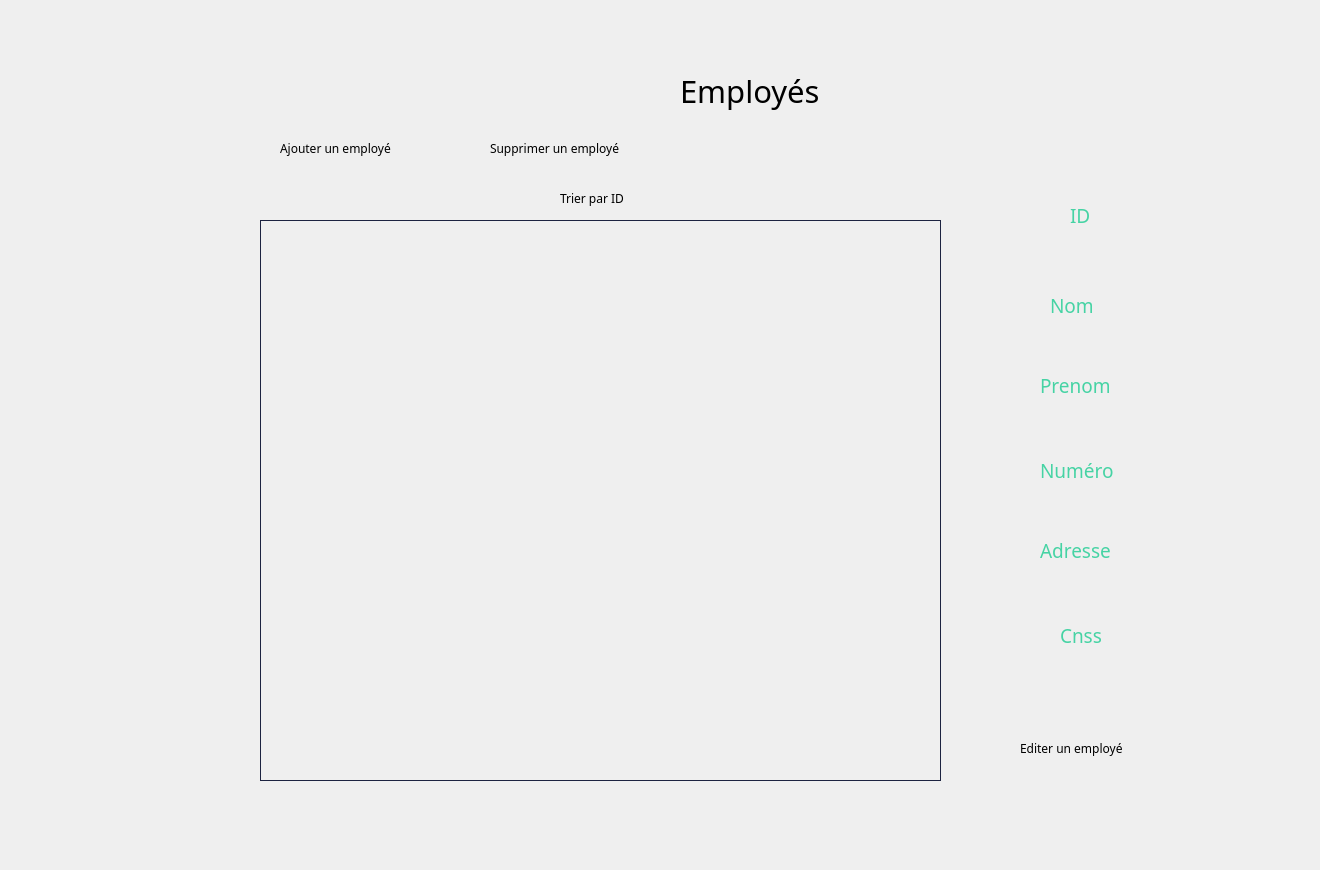
    <widget class="QWidget" name="page_15">
     <property name="styleSheet">
      <string notr="true"/>
     </property>
     <widget class="QTableView" name="emp">
      <property name="geometry">
       <rect>
        <x>260</x>
        <y>220</y>
        <width>681</width>
        <height>561</height>
       </rect>
      </property>
      <property name="styleSheet">
       <string notr="true">QTableView{
	background-color: transparent;
	gridline-color: #606060;
	color: #000000;
	alternate-background-color: #b5b5b1;
	border : 1px solid #1c2340;
	qproperty-defaultAlignment: AlignHCenter;
}
QTableView::item:focus
{
  	background-color: #939393;
	font-weight: 500;
}
QTableView::item
{
   text-align: center;
qproperty-defaultAlignment: AlignHCenter;
}

QHeaderView {
	background-color: #6ac6ad;
	qproperty-defaultAlignment: AlignHCenter;
 }
QHeaderView::section {
                     spacing: 10px;
                     background-color: #6ac6ad;
                     color: #757575;
                     margin: 1px;
					 border: 0;
                     text-align: center;
                     font-family: arial;
                     font-size: 12px;
 }

QTableView QTableCornerButton::section {
    background-color: #6ac6ad;
}</string>
      </property>
     </widget>
     <widget class="QPushButton" name="abab">
      <property name="geometry">
       <rect>
        <x>1130</x>
        <y>730</y>
        <width>91</width>
        <height>41</height>
       </rect>
      </property>
      <property name="styleSheet">
       <string notr="true">QPushButton {
	font-weight: 500;
	text-align: center;
    vertical-align: middle;
	background-color: transparent;
	padding: 5px 15px 15px 20px;
    color: #fff;
	font-size: 11px;
	border : 0;
	border-right: 3px solid transparent;
 	background-position: center top;
    background-repeat: no-repeat;
    background-origin: content;
    background-image: url(&quot;C:/Users/hp/Desktop/anglais/projet c++ design/edit1.png&quot;);
}

QPushButton:hover {
	color: #ffffff;
	font-weight: 500;
	background-image: url(&quot;C:/Users/hp/Desktop/anglais/projet c++ design/edit2.png&quot;);
}</string>
      </property>
      <property name="text">
       <string/>
      </property>
     </widget>
     <widget class="QPushButton" name="supppp">
      <property name="geometry">
       <rect>
        <x>630</x>
        <y>130</y>
        <width>93</width>
        <height>28</height>
       </rect>
      </property>
      <property name="styleSheet">
       <string notr="true">QPushButton {
	font-weight: 500;
	text-align: center;
    vertical-align: middle;
	background-color: transparent;
	padding: 5px 15px 15px 20px;
    color: #fff;
	font-size: 11px;
	border : 0;
	border-right: 3px solid transparent;
 	background-position: center top;
    background-repeat: no-repeat;
    background-origin: content;
    background-image: url(&quot;C:/Users/hp/Desktop/anglais/projet c++ design/minus1.png&quot;);
}

QPushButton:hover {
	color: #ffffff;
	font-weight: 500;
	background-image: url(&quot;C:/Users/hp/Desktop/anglais/projet c++ design/minus2.png&quot;);
}</string>
      </property>
      <property name="text">
       <string/>
      </property>
     </widget>
     <widget class="QLineEdit" name="lineEdit_modif_nom">
      <property name="geometry">
       <rect>
        <x>990</x>
        <y>330</y>
        <width>191</width>
        <height>22</height>
       </rect>
      </property>
      <property name="styleSheet">
       <string notr="true"> background-color: Transparent;
 border: none;</string>
      </property>
     </widget>
     <widget class="QLineEdit" name="lineEdit_modif_prenom">
      <property name="geometry">
       <rect>
        <x>990</x>
        <y>410</y>
        <width>191</width>
        <height>22</height>
       </rect>
      </property>
      <property name="styleSheet">
       <string notr="true"> background-color: Transparent;
 border: none;</string>
      </property>
     </widget>
     <widget class="QLineEdit" name="lineEdit_modif_adresse">
      <property name="geometry">
       <rect>
        <x>1000</x>
        <y>575</y>
        <width>181</width>
        <height>22</height>
       </rect>
      </property>
      <property name="styleSheet">
       <string notr="true"> background-color: Transparent;
 border: none;</string>
      </property>
     </widget>
     <widget class="QLineEdit" name="lineEdit_modif_num">
      <property name="geometry">
       <rect>
        <x>1000</x>
        <y>495</y>
        <width>181</width>
        <height>22</height>
       </rect>
      </property>
      <property name="styleSheet">
       <string notr="true"> background-color: Transparent;
 border: none;</string>
      </property>
     </widget>
     <widget class="QLineEdit" name="lineEdit_faza_id">
      <property name="geometry">
       <rect>
        <x>1000</x>
        <y>245</y>
        <width>181</width>
        <height>22</height>
       </rect>
      </property>
      <property name="styleSheet">
       <string notr="true"> background-color: Transparent;
 border: none;</string>
      </property>
     </widget>
     <widget class="QLineEdit" name="lineEdit_modif_cnss">
      <property name="geometry">
       <rect>
        <x>1000</x>
        <y>660</y>
        <width>171</width>
        <height>22</height>
       </rect>
      </property>
      <property name="styleSheet">
       <string notr="true"> background-color: Transparent;
 border: none;</string>
      </property>
     </widget>
     <widget class="QPushButton" name="trieeeee">
      <property name="geometry">
       <rect>
        <x>630</x>
        <y>180</y>
        <width>81</width>
        <height>41</height>
       </rect>
      </property>
      <property name="styleSheet">
       <string notr="true">QPushButton {
	font-weight: 500;
	text-align: center;
    vertical-align: middle;
	background-color: transparent;
	padding: 5px 15px 15px 20px;
    color: #fff;
	font-size: 11px;
	border : 0;
	border-right: 3px solid transparent;
 	background-position: center top;
    background-repeat: no-repeat;
    background-origin: content;
    background-image: url(&quot;C:/Users/hp/Desktop/anglais/projet c++ design/ok1.png&quot;);
}

QPushButton:hover {
	color: #ffffff;
	font-weight: 500;
	background-image: url(&quot;C:/Users/hp/Desktop/anglais/projet c++ design/ok2.png&quot;);
}</string>
      </property>
      <property name="text">
       <string/>
      </property>
     </widget>
     <widget class="QLineEdit" name="recherchee">
      <property name="geometry">
       <rect>
        <x>320</x>
        <y>180</y>
        <width>181</width>
        <height>31</height>
       </rect>
      </property>
      <property name="styleSheet">
       <string notr="true"> background-color: Transparent;
 border: none;</string>
      </property>
     </widget>
     <widget class="QPushButton" name="congeee">
      <property name="geometry">
       <rect>
        <x>60</x>
        <y>360</y>
        <width>171</width>
        <height>71</height>
       </rect>
      </property>
      <property name="styleSheet">
       <string notr="true">QPushButton {
	font-weight: 500;
	text-align: center;
    vertical-align: middle;
	background-color: transparent;
	padding: 5px 15px 15px 20px;
    color: #fff;
	font-size: 11px;
	border : 0;
	border-right: 3px solid transparent;
 	background-position: center top;
    background-repeat: no-repeat;
    background-origin: content;
    background-image: url(&quot;C:/Users/hp/Desktop/anglais/projet c++ design/calendrier1.png&quot;);
}

QPushButton:hover {
	color: #ffffff;
	font-weight: 500;
	background-image: url(&quot;C:/Users/hp/Desktop/anglais/projet c++ design/calendrier2.png&quot;);
}</string>
      </property>
      <property name="text">
       <string/>
      </property>
     </widget>
     <widget class="QLabel" name="label_598">
      <property name="geometry">
       <rect>
        <x>-20</x>
        <y>-30</y>
        <width>1311</width>
        <height>861</height>
       </rect>
      </property>
      <property name="text">
       <string/>
      </property>
      <property name="pixmap">
       <pixmap>../../Desktop/anglais/projet c++ design/bg2.png</pixmap>
      </property>
      <property name="scaledContents">
       <bool>true</bool>
      </property>
     </widget>
     <widget class="QLabel" name="label_599">
      <property name="geometry">
       <rect>
        <x>680</x>
        <y>50</y>
        <width>301</width>
        <height>81</height>
       </rect>
      </property>
      <property name="font">
       <font>
        <family>Montserrat Alternates</family>
        <pointsize>23</pointsize>
       </font>
      </property>
      <property name="text">
       <string>Employés</string>
      </property>
     </widget>
     <widget class="QLabel" name="label_285">
      <property name="geometry">
       <rect>
        <x>1070</x>
        <y>200</y>
        <width>111</width>
        <height>31</height>
       </rect>
      </property>
      <property name="font">
       <font>
        <family>Montserrat Alternates</family>
        <pointsize>14</pointsize>
        <weight>50</weight>
        <bold>false</bold>
       </font>
      </property>
      <property name="styleSheet">
       <string notr="true">color: rgb(70, 211, 164);</string>
      </property>
      <property name="text">
       <string>ID</string>
      </property>
     </widget>
     <widget class="QLabel" name="label_600">
      <property name="geometry">
       <rect>
        <x>970</x>
        <y>220</y>
        <width>231</width>
        <height>71</height>
       </rect>
      </property>
      <property name="text">
       <string/>
      </property>
      <property name="pixmap">
       <pixmap>../../Downloads/saisir.png</pixmap>
      </property>
      <property name="scaledContents">
       <bool>true</bool>
      </property>
     </widget>
     <widget class="QLabel" name="label_601">
      <property name="geometry">
       <rect>
        <x>970</x>
        <y>305</y>
        <width>231</width>
        <height>71</height>
       </rect>
      </property>
      <property name="text">
       <string/>
      </property>
      <property name="pixmap">
       <pixmap>../../Downloads/saisir.png</pixmap>
      </property>
      <property name="scaledContents">
       <bool>true</bool>
      </property>
     </widget>
     <widget class="QLabel" name="label_602">
      <property name="geometry">
       <rect>
        <x>970</x>
        <y>385</y>
        <width>231</width>
        <height>71</height>
       </rect>
      </property>
      <property name="text">
       <string/>
      </property>
      <property name="pixmap">
       <pixmap>../../Downloads/saisir.png</pixmap>
      </property>
      <property name="scaledContents">
       <bool>true</bool>
      </property>
     </widget>
     <widget class="QLabel" name="label_603">
      <property name="geometry">
       <rect>
        <x>970</x>
        <y>470</y>
        <width>231</width>
        <height>71</height>
       </rect>
      </property>
      <property name="text">
       <string/>
      </property>
      <property name="pixmap">
       <pixmap>../../Downloads/saisir.png</pixmap>
      </property>
      <property name="scaledContents">
       <bool>true</bool>
      </property>
     </widget>
     <widget class="QLabel" name="label_604">
      <property name="geometry">
       <rect>
        <x>970</x>
        <y>550</y>
        <width>231</width>
        <height>71</height>
       </rect>
      </property>
      <property name="text">
       <string/>
      </property>
      <property name="pixmap">
       <pixmap>../../Downloads/saisir.png</pixmap>
      </property>
      <property name="scaledContents">
       <bool>true</bool>
      </property>
     </widget>
     <widget class="QLabel" name="label_605">
      <property name="geometry">
       <rect>
        <x>970</x>
        <y>635</y>
        <width>231</width>
        <height>71</height>
       </rect>
      </property>
      <property name="text">
       <string/>
      </property>
      <property name="pixmap">
       <pixmap>../../Downloads/saisir.png</pixmap>
      </property>
      <property name="scaledContents">
       <bool>true</bool>
      </property>
     </widget>
     <widget class="QLabel" name="label_286">
      <property name="geometry">
       <rect>
        <x>1050</x>
        <y>290</y>
        <width>131</width>
        <height>31</height>
       </rect>
      </property>
      <property name="font">
       <font>
        <family>Montserrat Alternates</family>
        <pointsize>14</pointsize>
        <weight>50</weight>
        <bold>false</bold>
       </font>
      </property>
      <property name="styleSheet">
       <string notr="true">color: rgb(70, 211, 164);</string>
      </property>
      <property name="text">
       <string>Nom</string>
      </property>
     </widget>
     <widget class="QLabel" name="label_287">
      <property name="geometry">
       <rect>
        <x>1040</x>
        <y>370</y>
        <width>131</width>
        <height>31</height>
       </rect>
      </property>
      <property name="font">
       <font>
        <family>Montserrat Alternates</family>
        <pointsize>14</pointsize>
        <weight>50</weight>
        <bold>false</bold>
       </font>
      </property>
      <property name="styleSheet">
       <string notr="true">color: rgb(70, 211, 164);</string>
      </property>
      <property name="text">
       <string>Prenom</string>
      </property>
     </widget>
     <widget class="QLabel" name="label_288">
      <property name="geometry">
       <rect>
        <x>1040</x>
        <y>455</y>
        <width>131</width>
        <height>31</height>
       </rect>
      </property>
      <property name="font">
       <font>
        <family>Montserrat Alternates</family>
        <pointsize>14</pointsize>
        <weight>50</weight>
        <bold>false</bold>
       </font>
      </property>
      <property name="styleSheet">
       <string notr="true">color: rgb(70, 211, 164);</string>
      </property>
      <property name="text">
       <string>Numéro</string>
      </property>
     </widget>
     <widget class="QLabel" name="label_289">
      <property name="geometry">
       <rect>
        <x>1040</x>
        <y>535</y>
        <width>131</width>
        <height>31</height>
       </rect>
      </property>
      <property name="font">
       <font>
        <family>Montserrat Alternates</family>
        <pointsize>14</pointsize>
        <weight>50</weight>
        <bold>false</bold>
       </font>
      </property>
      <property name="styleSheet">
       <string notr="true">color: rgb(70, 211, 164);</string>
      </property>
      <property name="text">
       <string>Adresse</string>
      </property>
     </widget>
     <widget class="QLabel" name="label_290">
      <property name="geometry">
       <rect>
        <x>1060</x>
        <y>620</y>
        <width>131</width>
        <height>31</height>
       </rect>
      </property>
      <property name="font">
       <font>
        <family>Montserrat Alternates</family>
        <pointsize>14</pointsize>
        <weight>50</weight>
        <bold>false</bold>
       </font>
      </property>
      <property name="styleSheet">
       <string notr="true">color: rgb(70, 211, 164);</string>
      </property>
      <property name="text">
       <string>Cnss</string>
      </property>
     </widget>
     <widget class="QLabel" name="label_291">
      <property name="geometry">
       <rect>
        <x>270</x>
        <y>160</y>
        <width>251</width>
        <height>71</height>
       </rect>
      </property>
      <property name="text">
       <string/>
      </property>
      <property name="pixmap">
       <pixmap>../../Downloads/search.png</pixmap>
      </property>
      <property name="scaledContents">
       <bool>true</bool>
      </property>
     </widget>
     <widget class="QLabel" name="label_606">
      <property name="geometry">
       <rect>
        <x>560</x>
        <y>190</y>
        <width>81</width>
        <height>16</height>
       </rect>
      </property>
      <property name="font">
       <font>
        <family>Montserrat Alternates</family>
       </font>
      </property>
      <property name="text">
       <string>Trier par ID</string>
      </property>
     </widget>
     <widget class="QLabel" name="label_607">
      <property name="geometry">
       <rect>
        <x>490</x>
        <y>140</y>
        <width>161</width>
        <height>16</height>
       </rect>
      </property>
      <property name="font">
       <font>
        <family>Montserrat Alternates</family>
       </font>
      </property>
      <property name="text">
       <string>Supprimer un employé</string>
      </property>
     </widget>
     <widget class="QLabel" name="label_608">
      <property name="geometry">
       <rect>
        <x>1020</x>
        <y>740</y>
        <width>131</width>
        <height>16</height>
       </rect>
      </property>
      <property name="font">
       <font>
        <family>Montserrat Alternates</family>
       </font>
      </property>
      <property name="text">
       <string>Editer un employé</string>
      </property>
     </widget>
     <widget class="QPushButton" name="ajouuuuuuuut">
      <property name="geometry">
       <rect>
        <x>400</x>
        <y>130</y>
        <width>93</width>
        <height>28</height>
       </rect>
      </property>
      <property name="styleSheet">
       <string notr="true">QPushButton {
	font-weight: 500;
	text-align: center;
    vertical-align: middle;
	background-color: transparent;
	padding: 5px 15px 15px 20px;
    color: #fff;
	font-size: 11px;
	border : 0;
	border-right: 3px solid transparent;
 	background-position: center top;
    background-repeat: no-repeat;
    background-origin: content;
    background-image: url(&quot;C:/Users/hp/Desktop/anglais/projet c++ design/ajouter1.png&quot;);
}

QPushButton:hover {
	color: #ffffff;
	font-weight: 500;
	background-image: url(&quot;C:/Users/hp/Desktop/anglais/projet c++ design/ajouter2.png&quot;);
}</string>
      </property>
      <property name="text">
       <string/>
      </property>
     </widget>
     <widget class="QLabel" name="label_609">
      <property name="geometry">
       <rect>
        <x>280</x>
        <y>140</y>
        <width>161</width>
        <height>16</height>
       </rect>
      </property>
      <property name="font">
       <font>
        <family>Montserrat Alternates</family>
       </font>
      </property>
      <property name="text">
       <string>Ajouter un employé</string>
      </property>
     </widget>
     <widget class="QPushButton" name="emppp_3">
      <property name="geometry">
       <rect>
        <x>100</x>
        <y>270</y>
        <width>91</width>
        <height>51</height>
       </rect>
      </property>
      <property name="styleSheet">
       <string notr="true">QPushButton {
	font-weight: 500;
	text-align: center;
    vertical-align: middle;
	background-color: transparent;
	padding: 5px 15px 15px 20px;
    color: #fff;
	font-size: 11px;
	border : 0;
	border-right: 3px solid transparent;
 	background-position: center top;
    background-repeat: no-repeat;
    background-origin: content;
    background-image: url(&quot;C:/Users/hp/Desktop/anglais/projet c++ design/employee1.png&quot;);
}

QPushButton:hover {
	color: #ffffff;
	font-weight: 500;
	background-image: url(&quot;C:/Users/hp/Desktop/anglais/projet c++ design/employee2.png&quot;);
}</string>
      </property>
      <property name="text">
       <string/>
      </property>
     </widget>
     <widget class="QPushButton" name="pushButton_157">
      <property name="geometry">
       <rect>
        <x>10</x>
        <y>700</y>
        <width>121</width>
        <height>61</height>
       </rect>
      </property>
      <property name="styleSheet">
       <string notr="true">QPushButton {
	font-weight: 500;
	text-align: center;
    vertical-align: middle;
	background-color: transparent;
	padding: 5px 15px 15px 20px;
    color: #fff;
	font-size: 11px;
	border : 0;
	border-right: 3px solid transparent;
 	background-position: center top;
    background-repeat: no-repeat;
    background-origin: content;
    background-image: url(&quot;C:/Users/hp/Desktop/anglais/projet c++ design/return1.png&quot;);
}

QPushButton:hover {
	color: #ffffff;
	font-weight: 500;
	background-image: url(&quot;C:/Users/hp/Desktop/anglais/projet c++ design/return2.png&quot;);
}</string>
      </property>
      <property name="text">
       <string/>
      </property>
     </widget>
     <zorder>label_598</zorder>
     <zorder>emp</zorder>
     <zorder>abab</zorder>
     <zorder>supppp</zorder>
     <zorder>trieeeee</zorder>
     <zorder>congeee</zorder>
     <zorder>label_599</zorder>
     <zorder>label_285</zorder>
     <zorder>label_600</zorder>
     <zorder>lineEdit_faza_id</zorder>
     <zorder>label_601</zorder>
     <zorder>lineEdit_modif_nom</zorder>
     <zorder>label_602</zorder>
     <zorder>lineEdit_modif_prenom</zorder>
     <zorder>label_603</zorder>
     <zorder>lineEdit_modif_num</zorder>
     <zorder>label_604</zorder>
     <zorder>lineEdit_modif_adresse</zorder>
     <zorder>label_605</zorder>
     <zorder>lineEdit_modif_cnss</zorder>
     <zorder>label_286</zorder>
     <zorder>label_287</zorder>
     <zorder>label_288</zorder>
     <zorder>label_289</zorder>
     <zorder>label_290</zorder>
     <zorder>label_291</zorder>
     <zorder>recherchee</zorder>
     <zorder>label_606</zorder>
     <zorder>label_607</zorder>
     <zorder>label_608</zorder>
     <zorder>ajouuuuuuuut</zorder>
     <zorder>label_609</zorder>
     <zorder>emppp_3</zorder>
     <zorder>pushButton_157</zorder>
    </widget>
